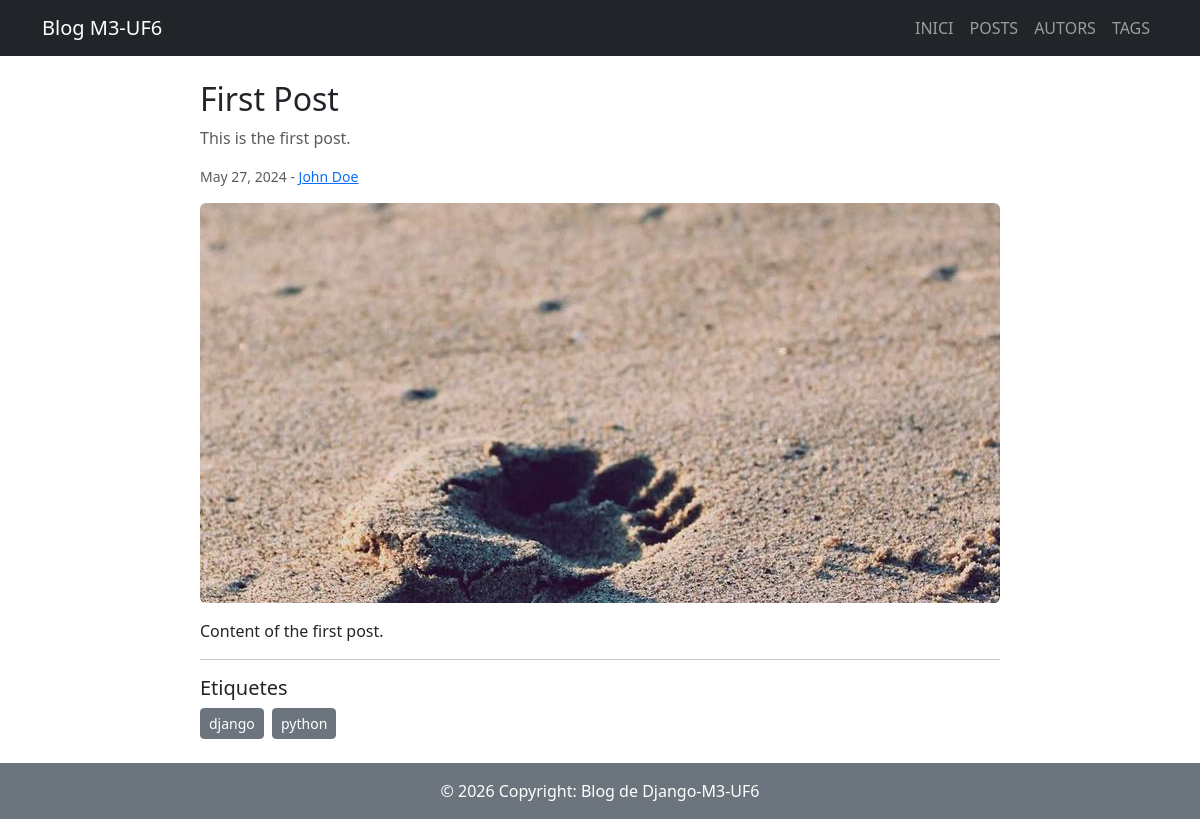
The page /posts/first-post on the database its author committed.
### blog/models.py (models this page shows, shortened)
class Post(models.Model):
    title = models.CharField(max_length=200, validators=[MinLengthValidator(3)])
    excerpt = models.TextField(max_length=500)
    image_name = models.CharField(max_length=100)
    date = models.DateField()
    slug = models.SlugField(unique=True, db_index=True)
    content = models.TextField(validators=[MinLengthValidator(10)])
    author = models.ForeignKey(Author, on_delete=models.SET_NULL, null=True, related_name="posts")
    tags = models.ManyToManyField(Tag, blank=True)
    class Meta:
        ordering = ["-date"]

class Author(models.Model):
    first_name = models.CharField(max_length=100)
    last_name = models.CharField(max_length=100)
    email = models.EmailField()

class Tag(models.Model):
    caption = models.CharField(max_length=50)

### blog/views.py (the view)
# urls.py: path("posts/<slug:slug>", views.post_detail, name="post-detail-page"),
def post_detail(request, slug):
    post = get_object_or_404(Post, slug=slug)
    return render(request, "blog/post_detail.html", {"post": post})

### blog/templates/blog/post_detail.html (shortened to what this page needs)
{% extends 'blog/base.html' %}
{% load static %}
{% block content %}
<article class="mx-auto" style="max-width: 800px;">
    <h2>{{ post.title }}</h2>
    <p class="text-muted">{{ post.excerpt }}</p>
    <p class="small text-muted">
        {{ post.date }}
        {% if post.author %}
        - <a href="{% url 'author-detail-page' post.author.id %}">{{ post.author.first_name }} {{ post.author.last_name }}</a>
        {% endif %}
    </p>
    <img src="{% static 'blog/images/' %}{{ post.image_name }}" class="img-fluid w-100 mb-3 rounded" alt="{{ post.title }}">
    <p>{{ post.content }}</p>
    {% if post.tags.all %}
    <hr>
    <div class="mt-3">
        <h5>Etiquetes</h5>
        {% for tag in post.tags.all %}
        <a href="{% url 'tag-posts-page' tag.id %}" class="btn btn-secondary btn-sm me-1">{{ tag.caption }}</a>
        {% endfor %}
    </div>
    {% endif %}
</article>
{% endblock %}

### rows shown on the page
Post: title "First Post", excerpt "This is the first post.", date "May 27, 2024", author.first_name "John", author.last_name "Doe", image_name (picture), content "Content of the first post."
Tag: caption "django"
Tag: caption "python"
